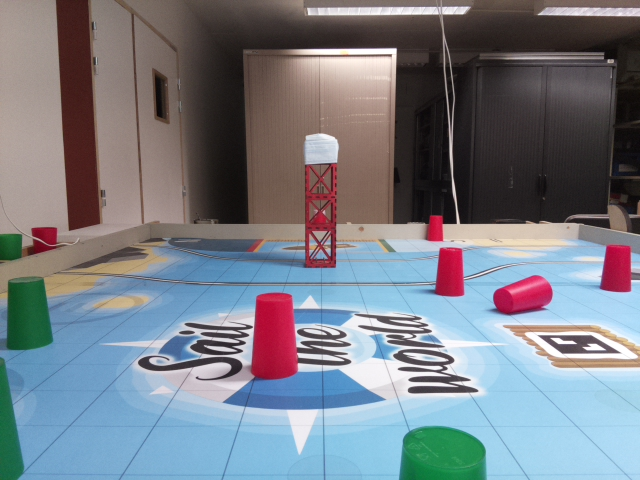
#> input picture field01.jpg, 640 x 480 px
$ python analyse_image_hsv.py field01.jpg
#> lines starting #> are read from the running program, lines starting #| are printed output that depends on the picture; after the words box and inside, x2 and y2 are one past the last pixel; in counts of white or black regions, pixels touching at a corner belong together
# python3 analyse_image_hsv.py field01.jpg
# python3 analyse_image_hsv.py harbor01.png 0.25

import cv2
import sys
import numpy as np
import sys
import os
import json

def nothing(x):
    pass

def saveColor(x):
    color = None
    if cv2.getTrackbarPos('Save: none, red, green', 'image') == 0:
        return
    if cv2.getTrackbarPos('Save: none, red, green', 'image') == 1:
        color = "red"
    if cv2.getTrackbarPos('Save: none, red, green', 'image') == 2:
        color = "green"

    hMin = cv2.getTrackbarPos('H Min', 'image')
    sMin = cv2.getTrackbarPos('S Min', 'image')
    vMin = cv2.getTrackbarPos('V Min', 'image')
    hMax = cv2.getTrackbarPos('H Max', 'image')
    sMax = cv2.getTrackbarPos('S Max', 'image')
    vMax = cv2.getTrackbarPos('V Max', 'image')

    dct = {}
    if os.path.exists("analyse_image.json"):
        with open("analyse_image.json", "r") as read_file:
            dct = json.load(read_file)

    dct[color] = {
        "hsv_low": [hMin, sMin, vMin],
        "hsv_high": [hMax, sMax, vMax]
    }
    print("saveColor", dct)

    with open("analyse_image.json", "w") as read_file:
        dct = json.dump(dct, read_file)

def main(path, scale_percent=None):
    # Load in image
#> called with path = 'field01.jpg'
    image = cv2.imread(path)
#> image is the input picture: shape (480, 640, 3); mean B, G, R 133.9, 125.6, 120.4
    if scale_percent:
        height = int(image.shape[0] * scale_percent)
        width = int(image.shape[1] * scale_percent)
        image = cv2.resize(image, (width, height))

    # Create a window
    cv2.namedWindow('image')

    # Create trackbars for color change
    cv2.createTrackbar('H Min', 'image', 0, 179, nothing) # Hue is from 0-179 for Opencv
#> slider 'H Min' is set to 35
    cv2.createTrackbar('S Min', 'image', 0, 255, nothing)
#> slider 'S Min' is set to 51
    cv2.createTrackbar('V Min', 'image', 0, 255, nothing)
#> slider 'V Min' is set to 51
    cv2.createTrackbar('H Max', 'image', 0, 179, nothing)
#> slider 'H Max' is set to 179
    cv2.createTrackbar('S Max', 'image', 0, 255, nothing)
#> slider 'S Max' is set to 255
    cv2.createTrackbar('V Max', 'image', 0, 255, nothing)
#> slider 'V Max' is set to 255

    # Save color
    cv2.createTrackbar('Save: none, red, green', 'image', 0, 2, saveColor)
#> slider 'Save: none, red, green' is set to 1

    # Set default value for MAX HSV trackbars.
    cv2.setTrackbarPos('H Max', 'image', 179)
    cv2.setTrackbarPos('S Max', 'image', 255)
    cv2.setTrackbarPos('V Max', 'image', 255)

    # Initialize to check if HSV min/max value changes
    hMin = sMin = vMin = hMax = sMax = vMax = 0
    phMin = psMin = pvMin = phMax = psMax = pvMax = 0

    output = image
    wait_time = 1
    while(1):
        # get current positions of all trackbars
        hMin = cv2.getTrackbarPos('H Min', 'image')
        sMin = cv2.getTrackbarPos('S Min', 'image')
        vMin = cv2.getTrackbarPos('V Min', 'image')

        hMax = cv2.getTrackbarPos('H Max', 'image')
        sMax = cv2.getTrackbarPos('S Max', 'image')
        vMax = cv2.getTrackbarPos('V Max', 'image')

        # Set minimum and max HSV values to display
        lower = np.array([hMin, sMin, vMin])
        upper = np.array([hMax, sMax, vMax])

        # Create HSV Image and threshold into a range.
        hsv = cv2.cvtColor(image, cv2.COLOR_BGR2HSV)
#> hsv: shape (480, 640, 3); mean H, S, V 72.9, 71.7, 148.8
        mask = cv2.inRange(hsv, lower, upper)
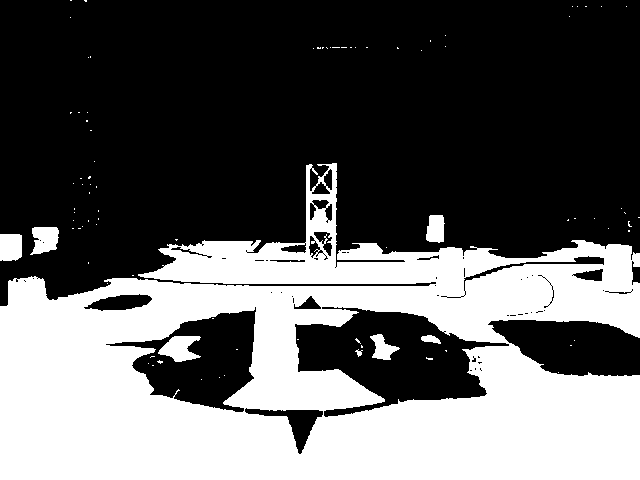
#> mask: shape (480, 640); 37.8% white; 88 white regions (80 under 20 px), largest, box (x1, y1, x2, y2) and area: (0, 163, 640, 480) 112938, (158, 336, 201, 362) 694, (30, 227, 59, 255) 602
        output = cv2.bitwise_and(image,image, mask= mask)
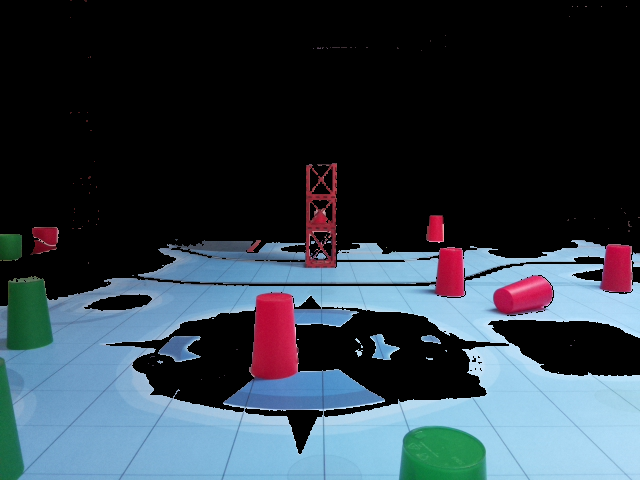
#> output: shape (480, 640, 3); mean B, G, R 71, 60.8, 48.7

        # Print if there is a change in HSV value
        if( (phMin != hMin) | (psMin != sMin) | (pvMin != vMin) | (phMax != hMax) | (psMax != sMax) | (pvMax != vMax) ):
            print("(hMin = %3d , sMin = %3d, vMin = %3d), (hMax = %3d , sMax = %3d, vMax = %3d)" % (hMin , sMin , vMin, hMax, sMax , vMax))
            phMin = hMin
            psMin = sMin
            pvMin = vMin
            phMax = hMax
            psMax = sMax
            pvMax = vMax

        # Display output image
        cv2.imshow('image', output)

        # Wait longer to prevent freeze for videos.
        if cv2.waitKey(wait_time) & 0xFF == ord('q'):
#> (key q is pressed here)
            break

    cv2.destroyAllWindows()

if __name__ == '__main__':
    if len(sys.argv) > 1:
        scale_percent = None if len(sys.argv) == 2 else float(sys.argv[2])
        main(sys.argv[1], scale_percent=scale_percent)

$ run again, with harbor01_cache.png saved as field01.jpg
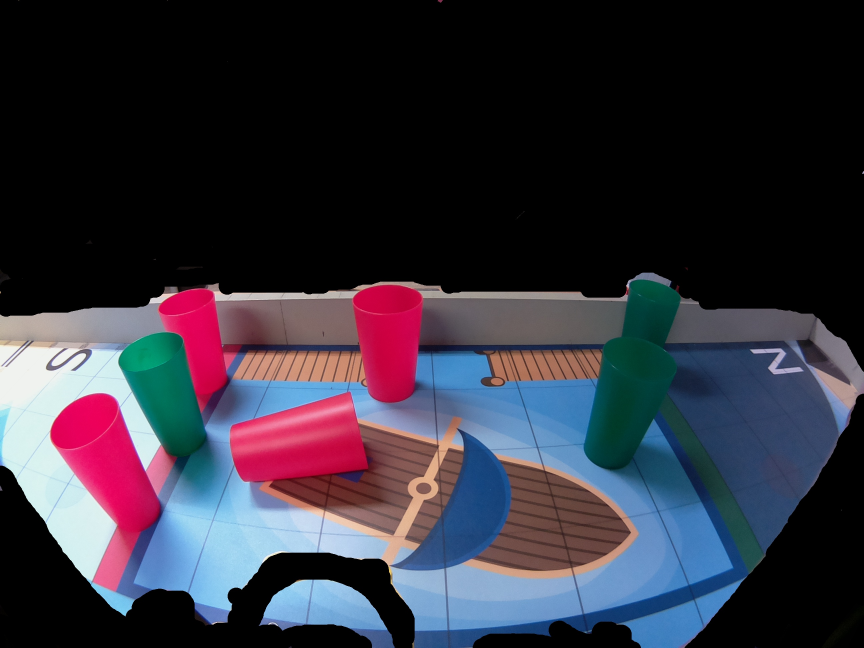
#> input picture harbor01_cache.png, 2592 x 1944 px (shown at 1/3 size)
#> in main, image is the input picture: shape (1944, 2592, 3); mean B, G, R 60.6, 48.9, 51.1
#> hsv: shape (1944, 2592, 3); mean H, S, V 45.1, 60, 71.6
#> in main, `mask = cv2.inRange(hsv, lower, upper)`:
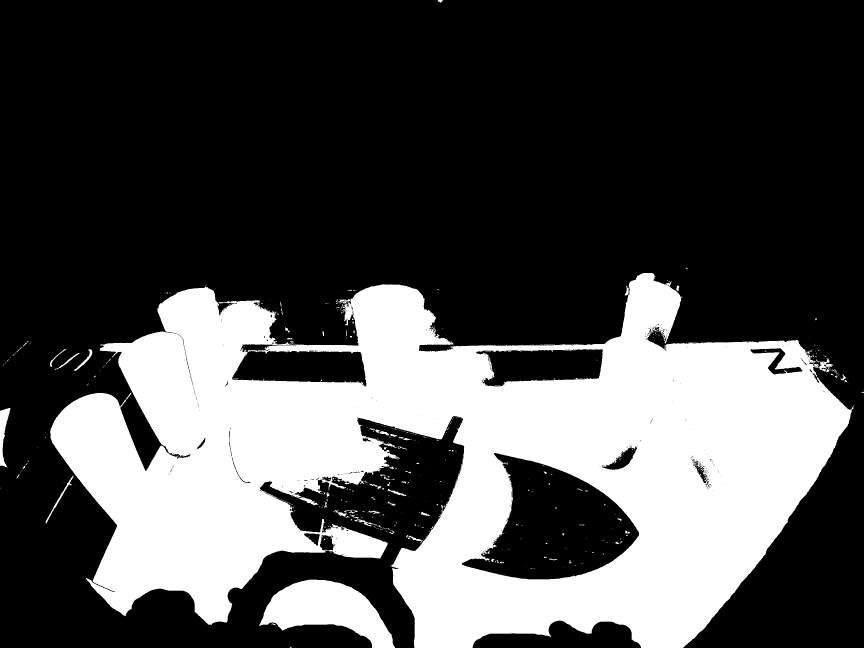
#> mask: shape (1944, 2592) (shown at 1/3 size); 30.5% white; 759 white regions (671 under 20 px), largest, box (x1, y1, x2, y2) and area: (150, 819, 2562, 1944) 1478232, (777, 1739, 1186, 1944) 44151, (0, 1224, 31, 1403) 2643
#> in main, `output = cv2.bitwise_and(image,image, mask= mask)`:
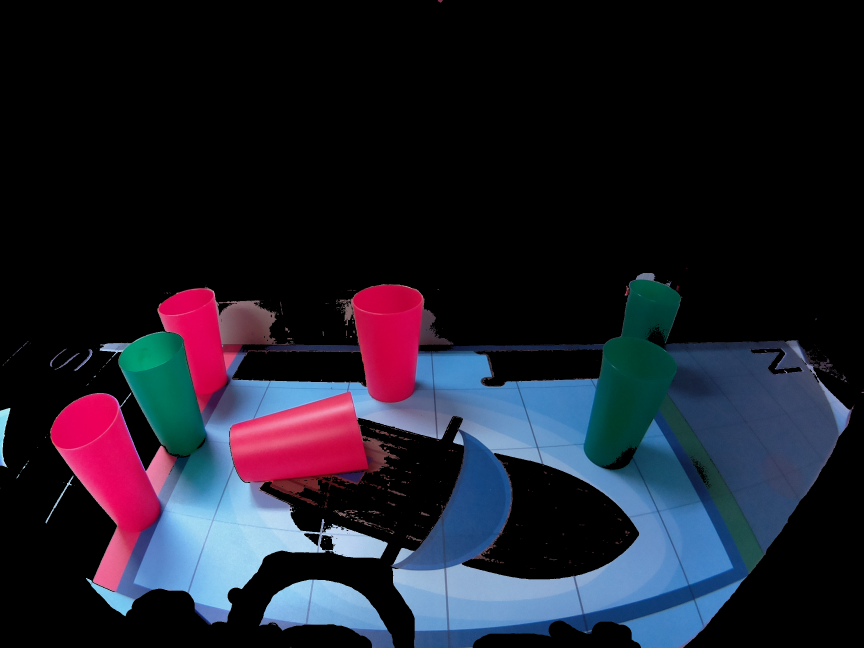
#> output: shape (1944, 2592, 3) (shown at 1/3 size); mean B, G, R 41.6, 29.6, 29.7
